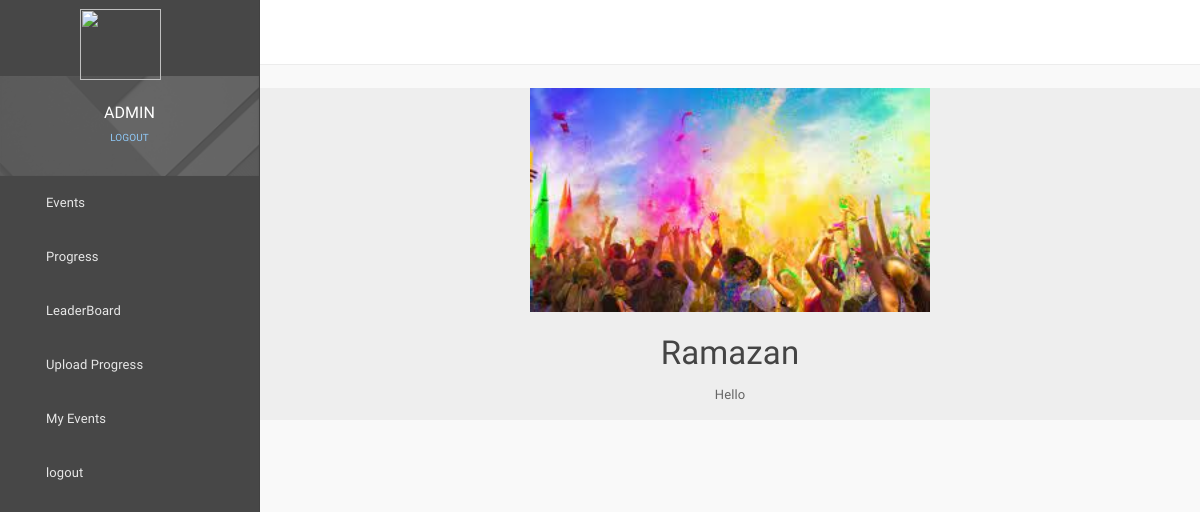
Screenshot of /eventapp/1 (signed in) with the database file from the repository.
### webapp/models.py (models this page shows, shortened)
class Event(models.Model):
    EventId = models.AutoField(primary_key=True)
    EventName = models.CharField(max_length=255, default="")
    Cost = models.FloatField(default=0.0)
    Registration_start = models.DateField()
    Registration_end = models.DateField()
    Runner_quantity = models.IntegerField(default=0)
    Event_logo = models.ImageField(upload_to='Eventlogo/',default="SuperAdmin/dummy.jpg")
    Status = models.CharField(max_length=50, default="")
    EventTypeId = models.ForeignKey(Event_Type , on_delete=models.SET_NULL,blank=True,null=True)
    Description = models.TextField(default="")
    created = models.DateTimeField(auto_now_add=True, blank=True)

### webapp/views.py (the view)
# urls.py: path('eventapp/<int:id>', eventapp.as_view(),name="eventapp"),
class eventapp(View):
    def get(self,request,id):
        if not request.session.has_key('user_id'):
            return redirect("/clientlogin")
        try:
            data = Event.objects.get(EventId = id)
            request.session['eventid'] = id
            print(request.session['eventid'])
            return render(request,'userapp/index.html',{'data':data})
        except:
            return redirect('/events')

### templates/userapp/index.html
{% extends 'userapp/base.html' %}
{% load static %}
{% block body %}
<div class="container-fluid">
    <div class="row">
        <div class="col-md-12 text-center">
            <img class="img-fluid" style="width:400px"src="{{data.Event_logo.url}}" />
        </div>
        <div class="col-md-12 text-center mx-auto mt-4 mb-4">
            <h1>{{data.EventName}}</h1>
            <p>{{data.Description}}
            </p>
        </div>
    </div>
</div>
{% endblock body %}

### rows the page displays
Event: Event_logo (picture), EventName "Ramazan", Description "Hello"

### other values shown
{{ request.session.name }} "ADMIN"
